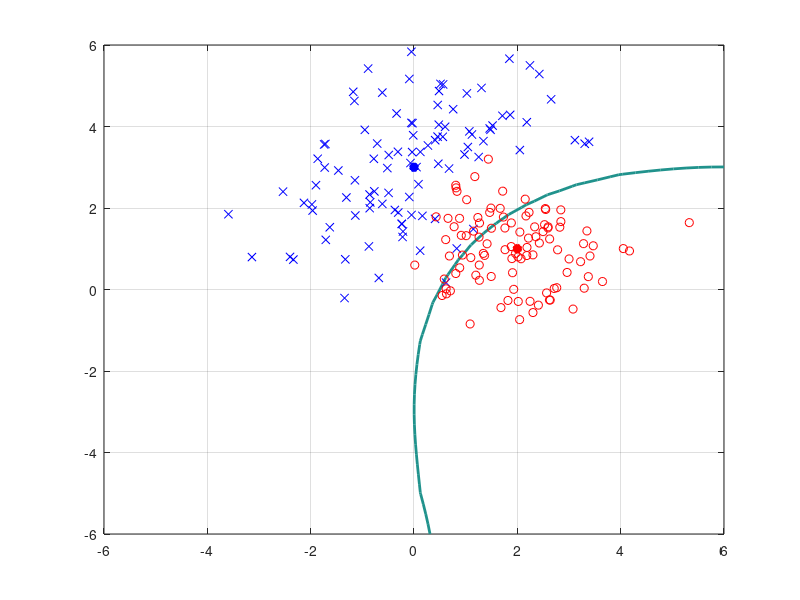
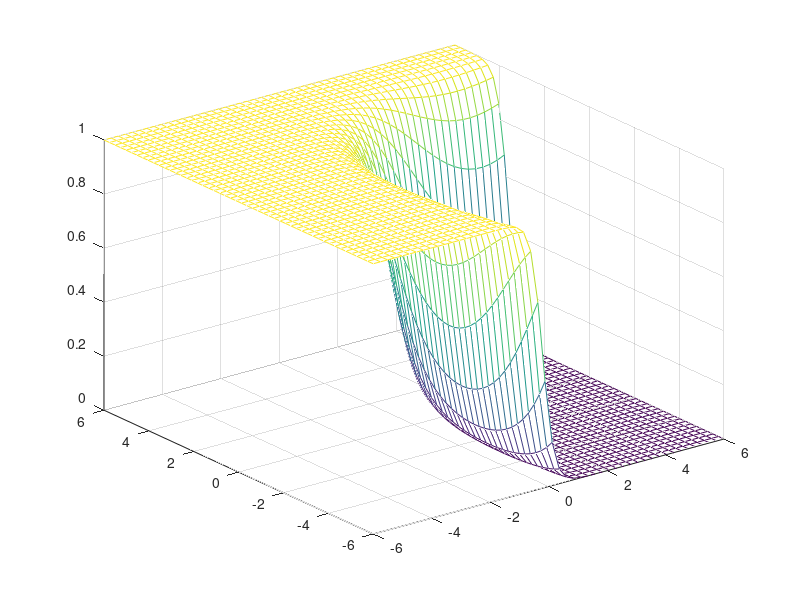

Reproduce these figures in MATLAB, in order. (Note: this script raises an error after producing the figures.)
% Compute the posterior probability on a regular grid in the input space and plot the decision
% boundary for which the posterior probability satisfies P[?1 | x] = 0.5. Show 100 samples
% drawn from each of the classes superposed on the same graph. Draw the posterior probability
% as a three dimensional graph.

m1 = [0;3];
C1 = [2 1; 1 2];

m2 = [2;1];
C2 = [1 0; 0 1];

numGrid = 50;
xRange = linspace(-6.0, 6.0, numGrid);
yRange = linspace(-6.0, 6.0, numGrid);
P1 = zeros(numGrid, numGrid);
P2 = P1;

for i=1:numGrid
    for j=1:numGrid
        x = [yRange(j) xRange(i)]';
        P1(i,j) = mvnpdf(x', m1', C1);
        P2(i,j) = mvnpdf(x', m2', C2);
    end
end

Pmax = max(max([P1 P2]));
figure(1), clf, contour(xRange, yRange, P1./(P1+P2), [0 0.5*Pmax], 'LineWidth', 2);
hold on;
plot(m1(1), m1(2), 'b*', 'LineWidth', 4);
plot(m2(1), m2(2), 'r*', 'LineWidth', 4);

% Show 100 samples drawn from each of the classes superposed on the same
% graph
N = 100;
X1 = mvnrnd(m1, C1, N);
X2 = mvnrnd(m2, C2, N);

hold on;
plot(X1(:, 1), X1(:, 2), 'bx', X2(:, 1), X2(:, 2), 'ro');
grid on;

% Draw the posterior probability as a three dimensional graph
figure(2)
mesh(xRange, yRange, P1./(P1+P2));

% Using the data sampled from each of the distributions, train a
% feedforward nural network using the Neural Networks toolbox. 

XNN = [X1; X2]';
N1 = size(X1, 1);
N2 = size(X2, 1);
y1 = [ones(N1, 1) zeros(N2, 1)]';
y2 = [zeros(N2, 1) ones(N1, 1)]';
y = [y1 y2];

net = patternnet(20);
net = train(net, XNN, y);
view(net);
output = net(XNN);

NP1 = zeros(numGrid, numGrid);

% ---------- can be uncommented -----------

% for i=1:numGrid
%     for j=1:numGrid
%         x = [yRange(j) xRange(i)]';
%         nnp = net(x);
%         NP1(i,j) = nnp(1);
%     end
% end
% 
% NPmax = max(max(NP1));
% figure(3), clf, contour(xRange, yRange, NP1, [0 0.5*NPmax], 'LineWidth', 2);
% hold on;
% plot(m1(1), m1(2), 'b*', 'LineWidth', 4);
% plot(m2(1), m2(2), 'r*', 'LineWidth', 4);
% 
% hold on;
% plot(X1(:, 1), X1(:, 2), 'bx', X2(:, 1), X2(:, 2), 'ro');
% grid on;

% ---------------------- Can be uncommented ------------------------


% ------------------------ Time series prediction --------------------
% Time series prediction
% Formulated as a regression problem.

Ttr = T(1:1500, 1);
Tts = T(1500 + 1: size(T, 1));
NTtr = size(Ttr, 1);
NTts = size(Tts, 1);
p = 20;

ytr1 = X(1:1500, 1);
ytr = X(p+1:NTtr, 1);
yts = X(1500+p+1:2001, 1);

D = ones(NTtr - p, p);

for i=1:NTtr - p
   n = (p + 1) + (i - 1);
   for j=1:p
      % We might want to change this to use the actual ouptuts from
      % the previous time series. 
      D(i, j) = X(n - j, 1);
   end
end

% D = [ones(NTtr - p, 1) D];

w = D \ ytr;
fts = D * w;

% figure
% plot(Ttr, ytr1);
% % set(gca,'xlim',[0, Ttr(end)]);
% xlabel('t');
% ylabel('x(t)');
% title(sprintf('A Mackey-Glass time serie (tau=%d)', tau));

figure(10);
plot(Ttr(p+1:NTtr, 1), fts, Ttr(p+1:NTtr, 1), ytr);
figure;
% plot(Ttr(p+1:NTtr, 1), ytr);

% Test data
D2 = ones(NTts - p, p);

for i=1:NTts - p
   n = (p + 1) + (i - 1);
   for j=1:p 
      D2(i, j) = X((1500 + n) - j, 1);
   end
end

fts2 = D2 * w;

net2 = feedforwardnet(20);
net2 = train(net2, D', ytr');
view(net2);
output2 = net2(D');

figure(11);
plot(Ttr(p+1:NTtr, 1), output2, Ttr(p+1:NTtr, 1), ytr);

% Iterate through the number of test data, and append a new row using the
% predicted value from the previous row as the first input into the new
% row. Repeat for number of test data times. Plot the predicted values
% against the test set output values.

long_term_prediction_design_matrix = ones(size(NTts, 1), p);
long_term_prediction = ones(size(NTts), 1);
for i=1:size(NTts, 1)
    if (i == 1)
        predictied_value_of_previous_row = net2(D(size(D, 1)'));
    end
end
